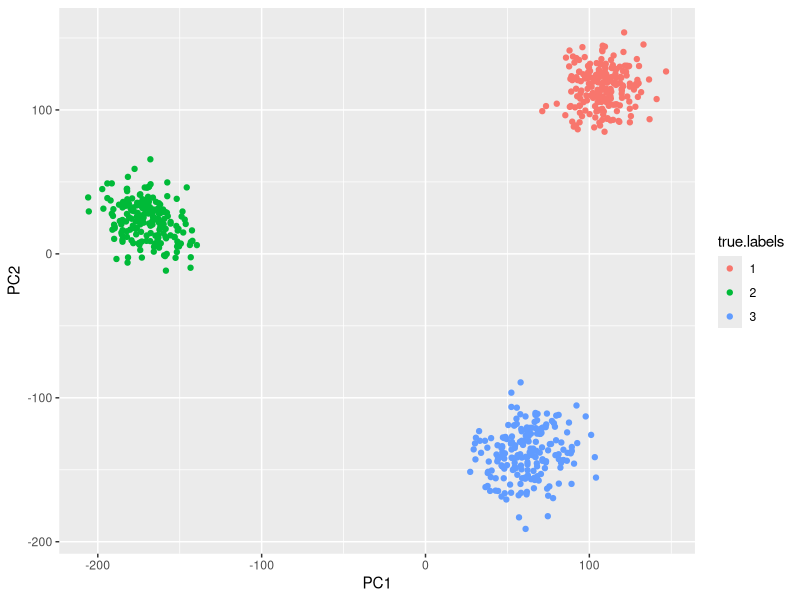
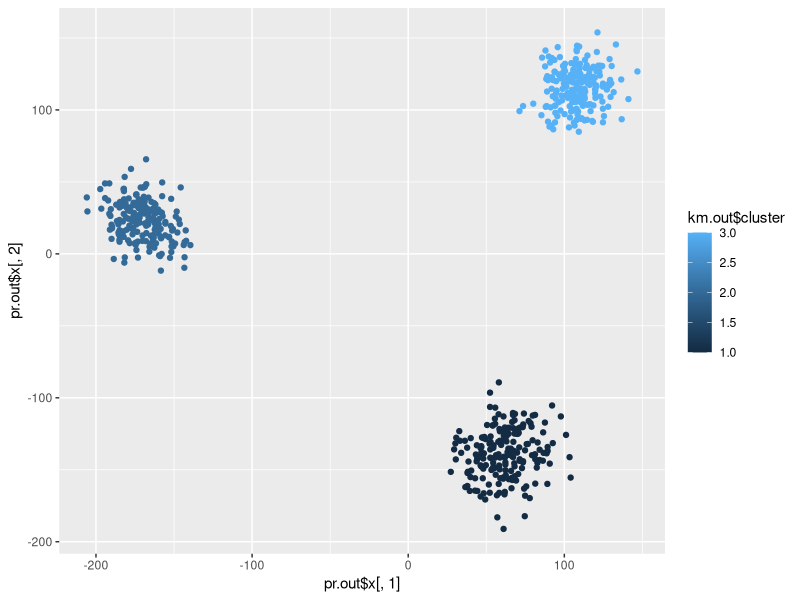

The R script that drew these images, in order:
## ---- chunk 1
knitr::opts_chunk$set(echo = F, include=T)
## ---- chunk 2
library(ggplot2)
library(mvtnorm)
library(Matrix)
## ---- chunk 3


set.seed(123)

n.obs = 600
n.var = 50

data = matrix(, nrow = 0, ncol = 50)

for (i in 1:3){
  
  center = rnorm(50, 0, 30)
  
  sigma <- matrix(rnorm(n.var^2, 0, 1)*2-1, ncol=n.var)
  sigma <- t(sigma) %*% sigma
  
  # sigma = diag(n.var)
  
  data = rbind(data, rmvnorm(n.obs/3, mean = center, sigma = sigma))
}

x = data
true.labels <- factor(c(rep(1, n.obs/3), rep(2, n.obs/3), rep(3, n.obs/3)))

pr.out <- prcomp(x)

summary(pr.out)$importance[3,]
## ---- chunk 4
# set.seed(123)
# x <- matrix(rnorm(20 * 3 * 50, mean = 0, sd = 1), ncol = 50)
# x[1:20, 2] <- 1
# x[21:40, 1] <- 2
# x[21:40, 2] <- 2
# x[41:60, 1] <- 1
# true.labels <- factor(c(rep(1, 20), rep(2, 20), rep(3, 20)))
## ---- chunk 5
apply(x, 2, mean)
apply(x, 2, var)

## ---- chunk 6
pr.out <- prcomp(x)

summary(pr.out)$importance[3,]
## ---- chunk 7

df.pca <- data.frame(pr.out$x[, 1:2], true.labels)

ggplot(df.pca) +
  geom_point(aes(PC1, PC2, col = true.labels))

## ---- chunk 8
km.out <- kmeans(x, 3, nstart = 20)
table(true.labels, km.out$cluster)
## ---- chunk 9
km.out <- kmeans(x, 2, nstart = 20)
table(true.labels, km.out$cluster)
## ---- chunk 10
km.out <- kmeans(x, 4, nstart = 20)
table(true.labels, km.out$cluster)
## ---- chunk 11
# km.out <- kmeans(pr.out$x[, 1:2], centers = sort(kmeans(pr.out$x[, 1:2], centers = 3, nstart=20)$centers), nstart = 20)
km.out <- kmeans(pr.out$x[, 1:2], 3, nstart=20)
table(true.labels, km.out$cluster)

ggplot() +
  geom_point(aes(pr.out$x[, 1], pr.out$x[, 2], col = km.out$cluster))
## ---- chunk 12
km.out <- kmeans(scale(x), 3, nstart = 20)
table(true.labels, km.out$cluster)
